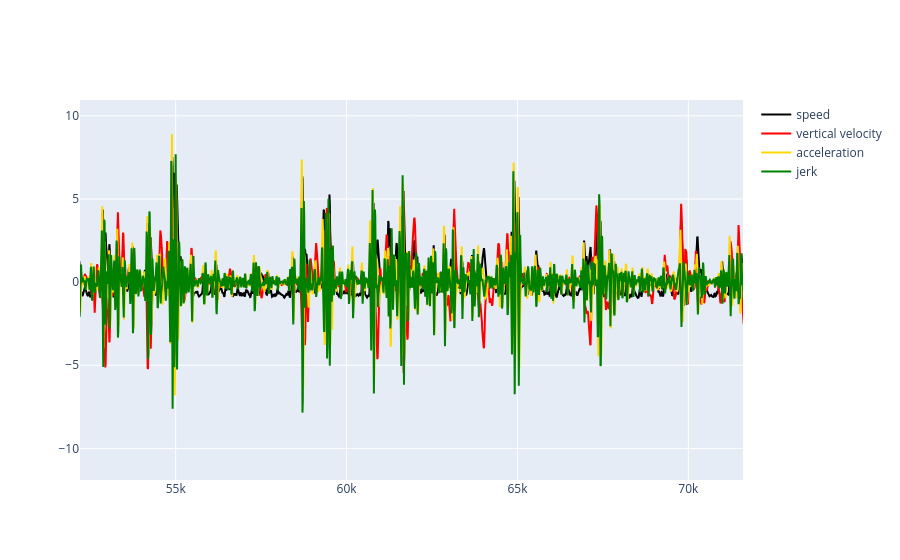

Write notebook code for a chart like this one.
### Markdown cell above
We now already have only for one body joint three variables to describe its position. Sometimes we are only interested in a 1-dimensional signal, such as rate of position change in a particular dimension (e.g., vertical velocity), or the rate of change of position in any direction (3D acceleration), or the change of 3D acceleration (acceleration). Below some simple examples of how to compute this from your initial position data using forward differientiation.

### Code cell
# function that differientates and butterworth filters the speed vector
def derive_it(x):
    x = np.concatenate(([0], np.diff(x)))
    x= butter_it(x, sampling_rate=100, order=2, lowpass_cutoff=20)
    return x

# function to calculate the speed vector
def get_speed_vector(x, y, z, time_millisecond):
    # calculate the Euclidean distance from time point x to time point x+1, for 3 dimensions
    speed = np.concatenate(([0], np.sqrt(np.diff(x) ** 2 + np.diff(y) ** 2 + np.diff(z) ** 2)))
    speed = butter_it(speed, sampling_rate=100, order=2, lowpass_cutoff=20)

    # scale the speed vector so that we express it units change per second change
    time_diff = np.mean(np.diff(time_millisecond)) / 1000
    speed = speed / time_diff
    return speed

# function to scale the time series
def sc_it(x):
    return (x - np.mean(x)) / np.std(x, ddof=0)

#make a new variable in a pandas dataframe
merged['speed'] = get_speed_vector(merged['X_RIGHT_WRIST'], merged['Y_RIGHT_WRIST'], merged['Z_RIGHT_WRIST'], merged['time'])
merged['vertical_velocity'] = derive_it(merged['Y_RIGHT_WRIST'])/np.mean(np.diff(merged['time']))
merged['acceleration'] = derive_it(merged['speed'])
merged['jerk'] = derive_it(merged['acceleration'])
merged.to_csv(outputfolder + name + '_merged_step3.csv', index=False) # we now save this step

# for plotting
cs = ['speed', 'vertical_velocity', 'acceleration', 'jerk']
merged[cs] = merged[cs].apply(lambda x: sc_it(x))

# Create the plot using Plotly Express (px)
# Create the second plot
fig4 = go.Figure()
fig4.add_trace(go.Scatter(x=merged['time'], y=merged['speed'], name='speed', mode='lines', line=dict(color='black')))
fig4.add_trace(go.Scatter(x=merged['time'], y=merged['vertical_velocity'], name='vertical velocity', mode='lines', line=dict(color='red')))
fig4.add_trace(go.Scatter(x=merged['time'], y=merged['acceleration'], name='acceleration', mode='lines', line=dict(color='gold')))
fig4.add_trace(go.Scatter(x=merged['time'], y=merged['jerk'], name='jerk', mode='lines', line=dict(color='green')))
# show only a portion of the plot for the x axis
fig4.update_xaxes(range=[52200, 71600])
fig4.show()

# save the intermediate step

### Figure 1 — Plotly figure (JSON) as saved in the notebook; plotly's stock layout.template omitted (floating-point values rounded to 4 significant figures; data arrays with more than 128 entries replaced by an {"elided": "..."} marker saying what was removed)
{"data": [{"line": {"color": "black"}, "mode": "lines", "name": "speed", "type": "scatter", "x": {"elided": "16604 int values"}, "y": {"elided": "16604 float values"}}, {"line": {"color": "red"}, "mode": "lines", "name": "vertical velocity", "type": "scatter", "x": {"elided": "16604 int values"}, "y": {"elided": "16604 float values"}}, {"line": {"color": "gold"}, "mode": "lines", "name": "acceleration", "type": "scatter", "x": {"elided": "16604 int values"}, "y": {"elided": "16604 float values"}}, {"line": {"color": "green"}, "mode": "lines", "name": "jerk", "type": "scatter", "x": {"elided": "16604 int values"}, "y": {"elided": "16604 float values"}}], "layout": {"xaxis": {"range": [52200, 71600]}}}
